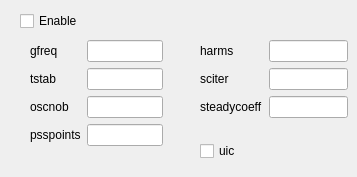
    <widget class="QWidget" name="PSS">
     <attribute name="title">
      <string>PSS</string>
     </attribute>
     <widget class="QCheckBox" name="PSS_checkBox">
      <property name="geometry">
       <rect>
        <x>20</x>
        <y>10</y>
        <width>97</width>
        <height>22</height>
       </rect>
      </property>
      <property name="text">
       <string>Enable</string>
      </property>
     </widget>
     <widget class="QCheckBox" name="PSS_uic_checkBox">
      <property name="geometry">
       <rect>
        <x>200</x>
        <y>140</y>
        <width>98</width>
        <height>22</height>
       </rect>
      </property>
      <property name="text">
       <string>uic</string>
      </property>
     </widget>
     <widget class="QWidget" name="layoutWidget">
      <property name="geometry">
       <rect>
        <x>30</x>
        <y>40</y>
        <width>133</width>
        <height>128</height>
       </rect>
      </property>
      <layout class="QFormLayout" name="formLayout_13">
       <item row="0" column="0">
        <widget class="QLabel" name="label_63">
         <property name="text">
          <string>gfreq</string>
         </property>
        </widget>
       </item>
       <item row="0" column="1">
        <widget class="QLineEdit" name="lineEditPSS_gfreq"/>
       </item>
       <item row="1" column="0">
        <widget class="QLabel" name="label_64">
         <property name="text">
          <string>tstab</string>
         </property>
        </widget>
       </item>
       <item row="1" column="1">
        <widget class="QLineEdit" name="lineEditPSS_tstab"/>
       </item>
       <item row="2" column="0">
        <widget class="QLabel" name="label_65">
         <property name="text">
          <string>oscnob</string>
         </property>
        </widget>
       </item>
       <item row="2" column="1">
        <widget class="QLineEdit" name="lineEditPSS_oscnob"/>
       </item>
       <item row="3" column="0">
        <widget class="QLabel" name="label_66">
         <property name="text">
          <string>psspoints</string>
         </property>
        </widget>
       </item>
       <item row="3" column="1">
        <widget class="QLineEdit" name="lineEditPSS_psspoints"/>
       </item>
      </layout>
     </widget>
     <widget class="QWidget" name="layoutWidget">
      <property name="geometry">
       <rect>
        <x>200</x>
        <y>40</y>
        <width>148</width>
        <height>95</height>
       </rect>
      </property>
      <layout class="QFormLayout" name="formLayout_14">
       <item row="0" column="0">
        <widget class="QLabel" name="label_67">
         <property name="text">
          <string>harms</string>
         </property>
        </widget>
       </item>
       <item row="0" column="1">
        <widget class="QLineEdit" name="lineEditPSS_harms"/>
       </item>
       <item row="1" column="0">
        <widget class="QLabel" name="label_68">
         <property name="text">
          <string>sciter</string>
         </property>
        </widget>
       </item>
       <item row="2" column="0">
        <widget class="QLabel" name="label_69">
         <property name="text">
          <string>steadycoeff</string>
         </property>
        </widget>
       </item>
       <item row="1" column="1">
        <widget class="QLineEdit" name="lineEditPSS_sciter"/>
       </item>
       <item row="2" column="1">
        <widget class="QLineEdit" name="lineEditPSS_steadycoeff"/>
       </item>
      </layout>
     </widget>
    </widget>
